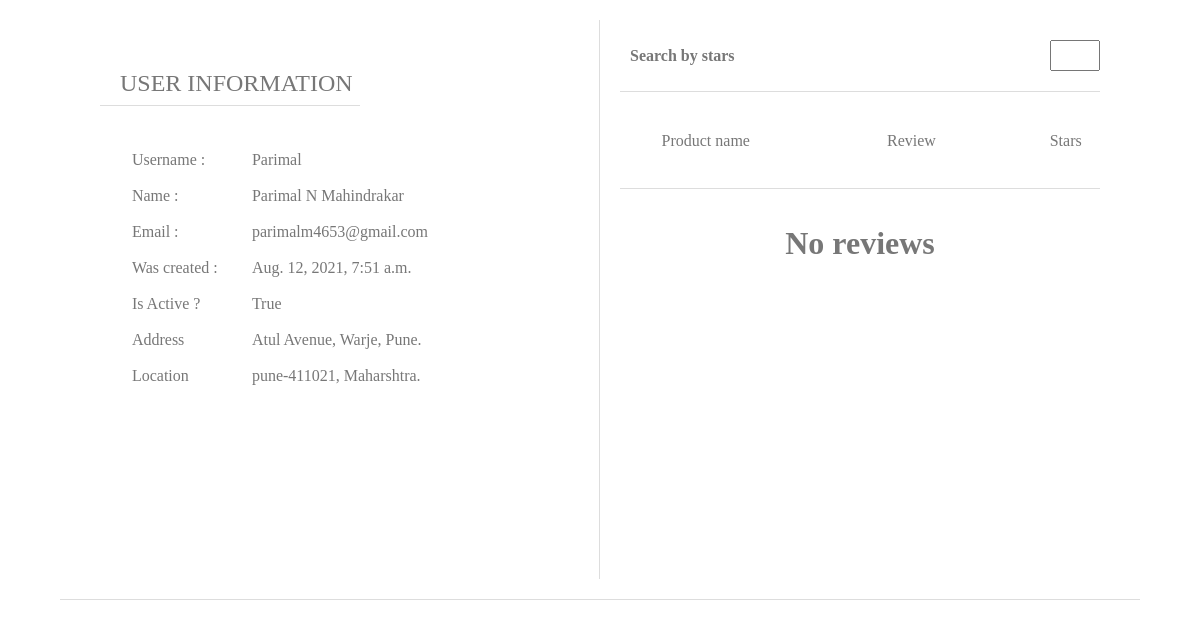
/AdminModel/cust_detail/1/ (signed in), run on the app's committed database.
### EcommerceApp/models.py (models this page shows)
class Customer(models.Model):
    user = models.OneToOneField(User, null=True, blank=True, on_delete=models.CASCADE)
    name = models.CharField(max_length=200, null=True, blank=True)
    date_created = models.DateTimeField(auto_now_add=True, null=True)
    email = models.CharField(max_length=200, null=True, blank=True)
    def __str__(self):
        return self.name

class ShippingAddress(models.Model):
    customer = models.ForeignKey(Customer,on_delete=models.CASCADE)
    phone = models.CharField(max_length=200)
    address = models.TextField()
    zipcode = models.IntegerField()
    city = models.CharField(max_length=80)
    state = models.CharField(max_length=80)
    date_added = models.DateTimeField(auto_now_add=True)
    def __str__(self):
        return self.address

### AdminModel/views.py (the view)
# urls.py: path("cust_detail/<int:id>/", cust_detail, name="cust_detail"),
def cust_detail(request, id):
    if request.user.is_superuser:
        customer = Customer.objects.get(id=id)
        username = str(customer.user)
        name = str(customer)
        email = str(customer.email)
        was_created = customer.date_created
        is_active = str(customer.user.is_active)
        address = str(customer.shippingaddress_set.get())
        location = str(customer.shippingaddress_set.get().city) + "-" + str(
            customer.shippingaddress_set.get().zipcode) + ", " + str(customer.shippingaddress_set.get().state) + "."
        related_reviews = customer.productreview_set.all()
        related_reviews = related_reviews[::-1]
        context = {
            "username": username,
            "name": name,
            "email": email,
            "was_created": was_created,
            "is_active": is_active,
            "address": address,
            "location": location,
            "related_reviews": related_reviews,
            "id_": customer.user.id
        }
        return render(request, "AdminModel/cust_detail.html", context)
    else:
        return render(request, "404.html")

### templates/AdminModel/cust_detail.html (shortened to what this page needs)
{% if request.user.is_superuser %}
<!DOCTYPE html>
<html lang="en">
{% load static %}
{% load orderbydate from templatefilters %}
{% load checklength from templatefilters %}
<head>
    <link rel="stylesheet" href="{% static 'css/esite_details.css' %}">
    <link rel="stylesheet" href="{% static 'css/fontawesome-all.min.css' %}">
</head>
<body>
    <div class="main__person__content__details">
        <div class="main__person__content__details__div">
            <div class="main__person__content__details__div__userinfo">
                <h1>User Information</h1>
                <div class="main__person__actual">
                    <div class="main__person__actual__div">
                        <p>Username : </p>
                        <p> {{username}} </p>
                    </div>
                    <div class="main__person__actual__div">
                        <p>Name : </p>
                        <p> {{name}} </p>
                    </div>
                    <div class="main__person__actual__div">
                        <p> Email : </p>
                        <p> {{email}} </p>
                    </div>
                    <div class="main__person__actual__div">
                        <p> Was created :</p>
                        <p> {{was_created}} </p>
                    </div>
                    <div class="main__person__actual__div">
                        <p> Is Active ? </p>
                        <p> {{is_active}} </p>
                    </div>
                    <div class="main__person__actual__div">
                        <p> Address </p>
                        <p class="address_user_unique"> {{address}} </p>
                    </div>
                    <div class="main__person__actual__div">
                        <p> Location </p>
                        <p> {{location}} </p>
                    </div>
                </div>
            </div>
            <div class="main__person__his__review__section">
                <div class="user__review__section">
                    <div class="search__by__stars">
                        <p>Search by stars</p>
                        <input id="taking_user_reviews" type="number" min="0" max="5">
                    </div>
                    <div class="user__review__section__main">
                        <p>Product name</p>
                        <p>Review</p>
                        <p>Stars</p>
                    </div> <br>
                    <hr class="seperate__review"> <br> <br>
                    <div class="scrollable__review">
                        {% if related_reviews %}
                        {% for review in related_reviews %}
                        <div class="user__review__section__main">
                            <p class="whole__review"> {{review.product}} </p>
                            <p class="whole__review with_left">On <span style="padding: 2px; border: 1px solid #ddd;margin: 1px;">{{review.date}}</span>  {{review.review}} </p>
                            <p class="whole__review"> {{review.stars}} </p>
                        </div>
                        {% endfor %}
                        {% else %}
                        <h1 style="text-align: center;">No reviews</h1>
                        {% endif %}
                    </div>
                </div>
            </div>
        </div>
    </div>
</body>
</html>
{% endif %}

### static/css/esite_details.css (style rules this page uses)
* { margin: 0; padding: 0; box-sizing: border-box; }
.main__person__content__details { height: 600px; width: 100%; background-blend-mode: multiply, multiply; color: #777; }
.main__person__content__details__div { width: 90%; margin: auto; height: 100%; padding: 20px; display: grid; grid-template-columns: 1fr 1fr; border-bottom: 1px solid #ddd; }
.main__person__content__details__div__userinfo { height: 100%; border-right: 1px #ddd solid; padding-top: 50px; }
.main__person__content__details__div__userinfo h1 { padding-left: 20px; border-bottom: 1px #ddd solid; width: 50%; margin-left: 20px; padding-bottom: 8px; font-weight: 500; text-transform: uppercase; }
@media (max-width: 1530px) { .main__person__content__details__div__userinfo h1 { font-size: 1.5em; } }
.main__person__content__details__div__userinfo .main__person__actual { width: 80%; margin: 45px auto; padding-bottom: 20px; }
.main__person__content__details__div__userinfo .main__person__actual__div { display: flex; justify-content: space-between; margin-bottom: 18px; }
.main__person__content__details__div__userinfo .main__person__actual__div p:first-child { width: 100px; }
@media (max-width: 1530px) { .main__person__content__details__div__userinfo .main__person__actual__div p:first-child { width: 135px; } }
.main__person__content__details__div__userinfo .main__person__actual__div p:last-child { width: 80%; }
.main__person__content__details__div__userinfo .main__person__actual__div p.address_user_unique { text-align: justify; }
.main__person__content__details .main__person__his__review__section { padding: 20px; }
.main__person__content__details .main__person__his__review__section .user__review__section__main { display: grid; grid-template-columns: 1fr 1.4fr 0.4fr; margin-bottom: 20px; }
.main__person__content__details .main__person__his__review__section .user__review__section__main p { justify-self: center; align-self: center; }
.main__person__content__details .main__person__his__review__section .user__review__section .search__by__stars { display: flex; justify-content: space-between; margin-bottom: 40px; padding-bottom: 20px; border-bottom: 1px solid #ddd; align-items: center; }
.main__person__content__details .main__person__his__review__section .user__review__section .search__by__stars input { width: 50px; padding: 6px; }
.main__person__content__details .main__person__his__review__section .user__review__section .search__by__stars p { margin-left: 10px; font-weight: bold; }
.main__person__content__details .main__person__his__review__section .user__review__section .scrollable__review { height: 300px; overflow-y: scroll; }
.main__person__content__details .main__person__his__review__section hr.seperate__review { border: none; background-color: #ddd; height: 1px; }

### data on the page
Customer: name "Parimal N Mahindrakar", email "parimalm4653@gmail.com", date_created "Aug. 12, 2021, 7:51 a.m."
ShippingAddress: address "Atul Avenue, Warje, Pune."

### other printed values
{{ username }} "Parimal"
{{ is_active }} "True"
{{ location }} "pune-411021, Maharshtra."
